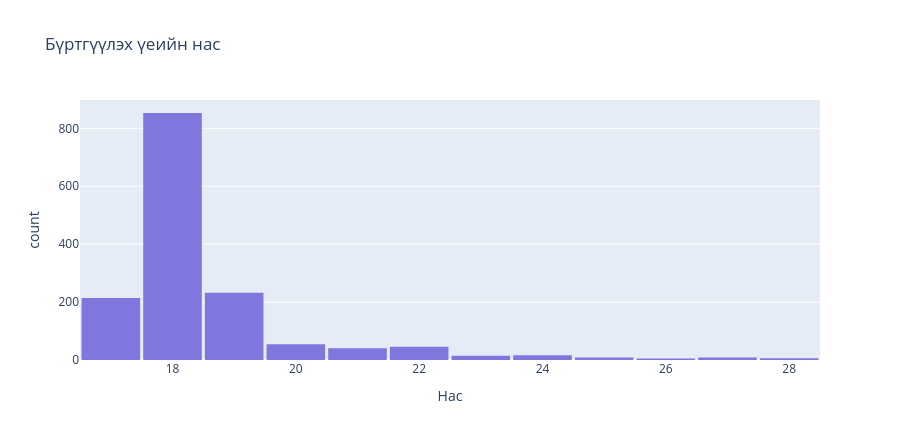

The code cell stored with this chart in its notebook:
### Markdown cell above
## 4. Насны тархалт (өргөдөл өгөх үед)

### Code cell
fig = px.histogram(students, x='age_at_register', nbins=15,
                   title='Бүртгүүлэх үеийн нас',
                   labels={'age_at_register': 'Нас', 'count': 'Оюутны тоо'},
                   color_discrete_sequence=['#7F77DD'])
fig.update_layout(height=440, bargap=0.05)
fig.show()
print(f'\n17-19 настай эзлэх: {((students["age_at_register"]>=17)&(students["age_at_register"]<=19)).mean()*100:.1f}%')

### Figure 1 — Plotly figure (JSON) as saved in the notebook; plotly's stock layout.template omitted (floating-point values rounded to 4 significant figures; data arrays with more than 128 entries replaced by an {"elided": "..."} marker saying what was removed)
{"data": [{"bingroup": "x", "hovertemplate": "Нас=%{x}<br>count=%{y}<extra></extra>", "legendgroup": "", "marker": {"color": "#7F77DD", "pattern": {"shape": ""}}, "name": "", "nbinsx": 15, "orientation": "v", "showlegend": false, "type": "histogram", "x": {"elided": "1500 int values"}, "xaxis": "x", "yaxis": "y"}], "layout": {"bargap": 0.05, "barmode": "relative", "height": 440, "legend": {"tracegroupgap": 0}, "title": {"text": "Бүртгүүлэх үеийн нас"}, "xaxis": {"anchor": "y", "domain": [0.0, 1.0], "title": {"text": "Нас"}}, "yaxis": {"anchor": "x", "domain": [0.0, 1.0], "title": {"text": "count"}}}}
